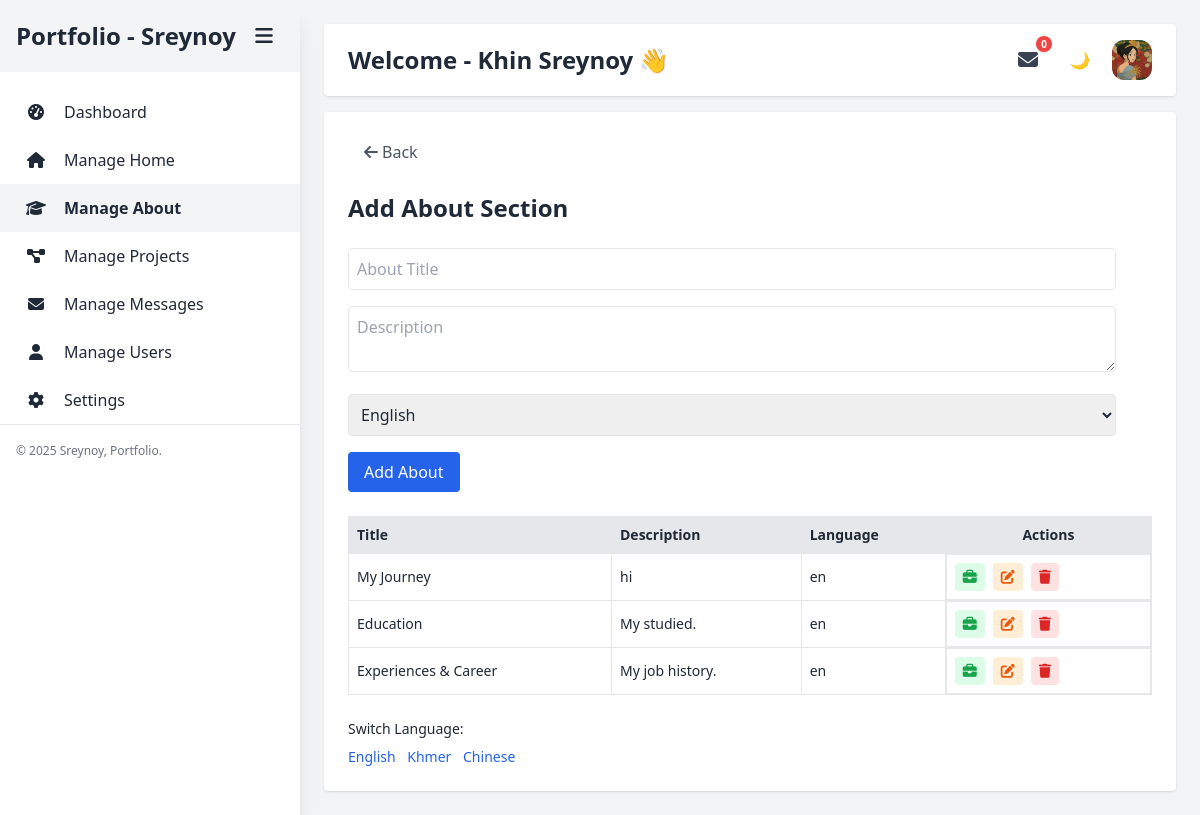
Screenshot of /about.php (signed in) with the database file from the repository.
### tables this page shows
CREATE TABLE IF NOT EXISTS `users` (
  `id` int NOT NULL AUTO_INCREMENT,
  `username` varchar(50) NOT NULL,
  `email` varchar(100) NOT NULL,
  `password` varchar(255) DEFAULT NULL,
  `full_name` varchar(100) DEFAULT NULL,
  `user_profile` varchar(255) DEFAULT NULL,
  `role` varchar(20) DEFAULT NULL,
  `created_at` timestamp NULL DEFAULT CURRENT_TIMESTAMP,
  `updated_at` timestamp NULL DEFAULT CURRENT_TIMESTAMP ON UPDATE CURRENT_TIMESTAMP,
  `is_default_admin` tinyint(1) DEFAULT '0',
  PRIMARY KEY (`id`),
  UNIQUE KEY `email` (`email`)
);

CREATE TABLE IF NOT EXISTS `about` (
  `id` int NOT NULL AUTO_INCREMENT,
  `title` varchar(100) DEFAULT NULL,
  `description` text,
  `lang` varchar(10) DEFAULT 'en',
  `created_at` timestamp NULL DEFAULT CURRENT_TIMESTAMP,
  `updated_at` timestamp NULL DEFAULT CURRENT_TIMESTAMP ON UPDATE CURRENT_TIMESTAMP,
  PRIMARY KEY (`id`)
);

### about.php (the view, shortened to what this page needs)
<?php include 'includes/header.php'; ?>
<?php
$editData = null;
$aboutResult = $conn->query("SELECT * FROM about ORDER BY created_at DESC");
?>
<div class="flex min-h-screen">
    <?php include 'includes/sidebar.php'; ?>
    <main class="flex-1 p-6">
        <?php include 'includes/topbar.php'; ?>
        <div class="max-w-full mx-auto bg-white dark:bg-gray-800 p-6 rounded shadow">
            <?php include 'components/back-button.php'; ?>
            <div class="my-6">
                <h2 class="text-2xl font-bold"><?= $editData ? 'Edit About' : 'Add About' ?> Section</h2>
                <form method="POST" class="my-6 space-y-4 max-w-3xl">
                    <input type="text" name="title" placeholder="About Title" required class="w-full dark:bg-gray-700 p-2 border dark:border-gray-600 rounded"
                        value="<?= htmlspecialchars($editData['title'] ?? '') ?>">
                    <textarea name="description" placeholder="Description" class="w-full dark:bg-gray-700 p-2 border dark:border-gray-600 rounded"><?= htmlspecialchars($editData['description'] ?? '') ?></textarea>
                    <select name="lang" class="w-full dark:bg-gray-700 p-2 border dark:border-gray-600 rounded">
                        <option value="en" <?= (isset($editData['lang']) && $editData['lang'] == 'en') ? 'selected' : '' ?>>English</option>
                    </select>
                    <div class="flex gap-4 items-center">
                        <button type="submit" class="bg-blue-600 text-white px-4 py-2 rounded hover:bg-blue-700">
                            <?= $editData ? 'Update' : 'Add' ?> About
                        </button>
                    </div>
                </form>
                <table class="w-full border border-collape text-sm">
                    <thead class="bg-gray-200 dark:bg-gray-700">
                        <tr class="text-left">
                            <th class="p-2 border dark:border-gray-600">Title</th>
                            <th class="p-2 border dark:border-gray-600">Description</th>
                            <th class="p-2 border dark:border-gray-600">Language</th>
                            <th class="text-center p-2 border dark:border-gray-600">Actions</th>
                        </tr>
                    </thead>
                    <tbody>
                        <?php while ($row = $aboutResult->fetch_assoc()): ?>
                            <tr class="border-b">
                                <td class="p-2 border dark:border-gray-600"><?= htmlspecialchars($row['title']) ?></td>
                                <td class="p-2 border dark:border-gray-600"><?= htmlspecialchars($row['description']) ?></td>
                                <td class="p-2 border dark:border-gray-600"><?= htmlspecialchars($row['lang']) ?></td>
                                <td class="flex text-center p-2 border dark:border-gray-600">
                                    <a href="experiences.php?about_id=<?= $row['id'] ?>" class="inline-block text-sm px-2 py-1 mr-2 rounded bg-green-100 text-green-600 mr-2">
                                        <i class="fa-solid fa-briefcase"></i>
                                    </a>
                                    <a href="?edit=<?= $row['id'] ?>" class="inline-block text-sm px-2 py-1 mr-2 rounded bg-orange-100 text-orange-600">
                                        <i class="fa-solid fa-pen-to-square"></i>
                                    </a>
                                    <a href="?delete_about=<?= $row['id'] ?>" onclick="return confirm('Delete this about?')" class="inline-block text-sm px-2 py-1 rounded bg-red-100 text-red-600">
                                        <i class="fa-solid fa-trash"></i>
                                    </a>
                                </td>
                            </tr>
                        <?php endwhile; ?>
                    </tbody>
                </table>
            </div>
            <div class="mt-6 text-sm">
                <p class="mb-2 font-medium">Switch Language:</p>
                <div class="space-x-2">
                    <a href="?lang=en" class="text-blue-600 hover:underline">English</a>
                    <a href="?lang=kh" class="text-blue-600 hover:underline">Khmer</a>
                    <a href="?lang=zh" class="text-blue-600 hover:underline">Chinese</a>
                </div>
            </div>
        </div>
    </main>
</div>
<?php include 'includes/footer.php'; ?>

### includes/sidebar.php (shortened to what this page needs)
<?php
$currentPage = basename($_SERVER['PHP_SELF']);
?>
<aside id="sidebar" class="sticky top-0 h-screen bg-white dark:bg-gray-800 shadow-xl transition-all duration-300 ease-in-out overflow-hidden w-1/3 xl:w-1/6 lg:w-1/4">
    <nav>
        <div class="flex items-center justify-between bg-gray-100 dark:bg-gray-700 py-4 px-4">
            <h2 class="menu-title text-2xl font-bold capitalize">Portfolio - <?= htmlspecialchars($userName) ?></h2>
            <button id="toggleSidebar" class="flex items-center justify-center w-10 h-10 hover:bg-gray-300/50 p-2 text-xl rounded-lg" title="Toggle Menu">
                <i class="fas fa-bars"></i>
            </button>
        </div>
        <ul class="mt-4">
            <li>
                <a href="dashboard.php"
                   class="menu-item flex items-center gap-2 py-1 px-4 hover:bg-gray-200 dark:hover:bg-gray-700 block <?= $currentPage === 'dashboard.php' ? 'bg-gray-100 dark:bg-gray-700 font-semibold' : '' ?>">
                   <div class="flex items-center justify-center w-10 h-10"><i class="fas fa-tachometer-alt"></i> </div>
                    <span class="menu-text">Dashboard</span>
                </a>
            </li>
            <li>
                <a href="home.php"
                   class="menu-item flex items-center gap-2 py-1 px-4 hover:bg-gray-200 dark:hover:bg-gray-700 block <?= $currentPage === 'home.php' ? 'bg-gray-100 dark:bg-gray-700 font-semibold' : '' ?>">
                    <div class="flex items-center justify-center w-10 h-10"><i class="fas fa-home"></i> </div>
                    <span class="menu-text">Manage Home</span>
                </a>
            </li>
            <li>
                <a href="about.php"
                   class="menu-item flex items-center gap-2 py-1 px-4 hover:bg-gray-200 dark:hover:bg-gray-700 block <?= $currentPage === 'about.php' ? 'bg-gray-100 dark:bg-gray-700 font-semibold' : '' ?>">
                    <div class="flex items-center justify-center w-10 h-10"><i class="fas fa-graduation-cap"></i> </div>
                    <span class="menu-text">Manage About</span>
                </a>
            </li>
            <li>
                <a href="projects.php"
                   class="menu-item flex items-center gap-2 py-1 px-4 hover:bg-gray-200 dark:hover:bg-gray-700 block <?= $currentPage === 'projects.php' ? 'bg-gray-100 dark:bg-gray-700 font-semibold' : '' ?>">
                    <div class="flex items-center justify-center w-10 h-10"><i class="fas fa-project-diagram"></i> </div>
                    <span class="menu-text">Manage Projects</span>
                </a>
            </li>
            <li>
                <a href="messages.php"
                   class="menu-item flex items-center gap-2 py-1 px-4 hover:bg-gray-200 dark:hover:bg-gray-700 block <?= $currentPage === 'messages.php' ? 'bg-gray-100 dark:bg-gray-700 font-semibold' : '' ?>">
                    <div class="flex items-center justify-center w-10 h-10"><i class="fas fa-envelope"></i> </div>
                    <span class="menu-text">Manage Messages</span>
                </a>
            </li>
            <li>
                <a href="users.php"
                    class="menu-item flex items-center gap-2 py-1 px-4 hover:bg-gray-200 dark:hover:bg-gray-700 block <?= $currentPage === 'users.php' ? 'bg-gray-100 dark:bg-gray-700 font-semibold' : '' ?>">
                    <div class="flex items-center justify-center w-10 h-10"><i class="fas fa-user"></i> </div>
                    <span class="menu-text">Manage Users</span>
                </a>
            </li>
            <li>
                <a href="settings.php"
                    class="menu-item flex items-center gap-2 py-1 px-4 hover:bg-gray-200 dark:hover:bg-gray-700 block <?= $currentPage === 'settings.php' ? 'bg-gray-100 dark:bg-gray-700 font-semibold' : '' ?>">
                    <div class="flex items-center justify-center w-10 h-10"><i class="fa-solid fa-gear"></i> </div>
                    <span class="menu-text">Settings</span>
                </a>
            </li>
        </ul>
    </nav>
    <footer class="py-3 border-t border-gray-200 dark:border-gray-700">
        <span class="menu-text px-4 text-xs text-gray-500 dark:text-gray-400 capitalize">© <?= date('Y') ?> <?= htmlspecialchars($userName) ?>, Portfolio.</span>
    </footer>
</aside>

### includes/topbar.php (shortened to what this page needs)
<header class="sticky top-0 flex justify-between items-center px-6 py-4 mb-4 rounded bg-white dark:bg-gray-800 shadow">
    <h1 class="text-2xl font-bold capitalize">Welcome - <?= htmlspecialchars($siteTitle) ?> 👋</h1>
    <div class="flex gap-3 items-center">
        <div class="relative ml-4">
            <button id="messageToggle"
                class="relative flex items-center justify-center w-10 h-10 p-2 rounded-lg dark:border-gray-600 hover:bg-gray-200 dark:hover:bg-gray-700 focus:outline-none">
                <i class="fas fa-envelope text-xl text-gray-700"></i>
                <span id="unread-badge"
                    class="absolute -top-1 -right-1 w-4 h-4 flex items-center justify-center bg-red-500 text-white text-[10px] font-bold animate-bounce p-1.5 rounded-full leading-none shadow">0</span>
            </button>
        </div>
        <button id="dark-mode-toggle" aria-label="Toggle Dark Mode"
            class="w-10 h-10 p-2 rounded-lg dark:border-gray-600 hover:bg-gray-200 dark:hover:bg-gray-700">
        </button>
        <div class="relative group">
            <button id="topbarProfileDropdownBtn" class="w-10 h-10 rounded-xl overflow-hidden flex items-center justify-center focus:outline-none">
                <?php if ($userProfile): ?>
                    <img src="<?= htmlspecialchars($userProfile) ?>" alt="Profile" class="w-full h-full object-cover">
                <?php else: ?>
                    <span class="text-sm text-white bg-gray-500 w-full h-full flex items-center justify-center">N/A</span>
                <?php endif; ?>
            </button>
        </div>
    </div>
</header>

### rows the page displays
users: username "Sreynoy", full_name "Khin Sreynoy", user_profile (picture)
about: title "My Journey", description "hi", lang "en"
about: title "Education", description "My studied.", lang "en"
about: title "Experiences & Career", description "My job history.", lang "en"

### other values shown
$label "Back"
